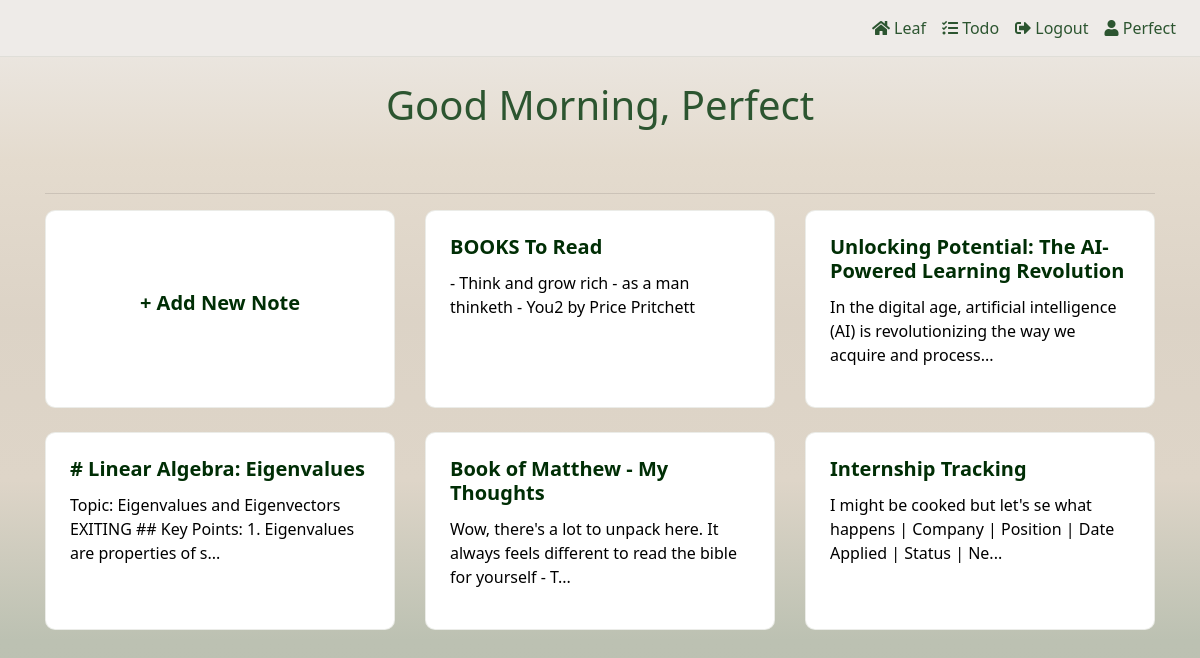
Before: / (signed in) with the older database file.
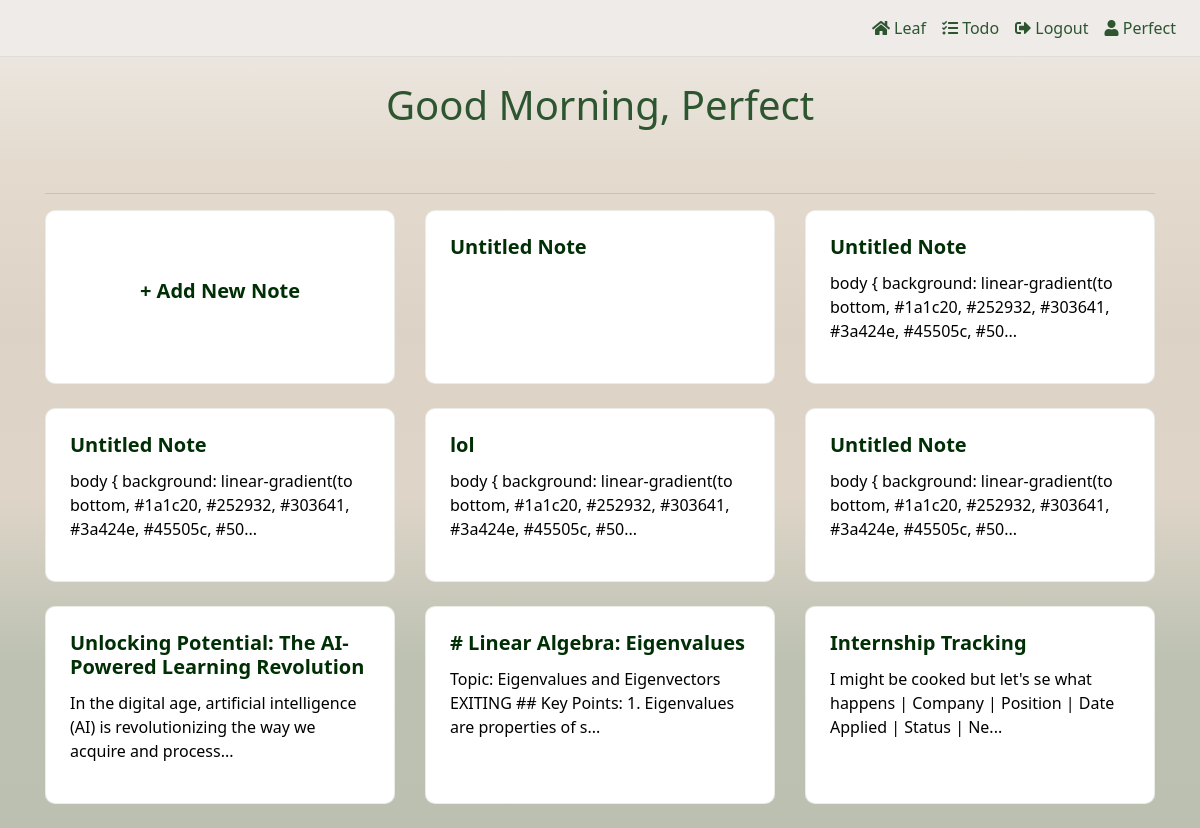
After: the same page with the newer database file.
### website/models.py (models this page shows)
class User(db.Model, UserMixin):
    id = db.Column(db.Integer, primary_key=True)
    email = db.Column(db.String(150), unique=True)
    password = db.Column(db.String(150))
    first_name = db.Column(db.String(150))
    notes = db.relationship('Note')
    todos = db.relationship('Todo')

class Note(db.Model):
    id = db.Column(db.Integer, primary_key=True)
    data = db.Column(db.String(10000))
    title = db.Column(db.String(150))
    date = db.Column(db.DateTime(timezone=True), default=func.now())
    user_id = db.Column(db.Integer, db.ForeignKey('user.id'))   # we are referencing the user class but in sql its all lowercase

### website/views.py (the view, shortened to what this page needs)
@views.route('/', methods=['GET', 'POST'])
@login_required
def home():
    notes = Note.query.filter_by(user_id=current_user.id).order_by(Note.date.desc()).all()
    return render_template("home.html", user=current_user, notes=notes)

### website/__init__.py (called while the page is built)
def create_app():
    app = Flask(__name__)
    app.config['SECRET_KEY'] = 'letsss gooo suiii'
    app.config['SQLALCHEMY_DATABASE_URI'] = f'sqlite:///{DB_NAME}'
    db.init_app(app)
    migrate.init_app(app, db)
    from .views import views
    from .auth import auth
    app.register_blueprint(views, url_prefix='/')
    app.register_blueprint(auth, url_prefix='/')
    from .models import User, Note, Todo
    create_database(app)
    login_manager = LoginManager()
    login_manager.login_view = 'auth.login'
    login_manager.init_app(app)
    @login_manager.user_loader
    def load_user(id):
        return User.query.get(int(id))
    return app

### website/templates/home.html (shortened to what this page needs)
{% extends "base.html" %}
{% block content %}
<h1 class="text-center mb-4" id="greeting" data-username="{{user.first_name}}">Welcome, {{user.first_name}}</h1>
<br>
<hr>
<div class="row">
    <div class="col-md-4 mb-4">
        <div class="card h-100">
            <div class="card-body d-flex align-items-center justify-content-center">
                <a href="{{ url_for('views.note_form') }}" class="stretched-link text-center">
                    <h5 class="card-title"> + Add New Note</h5>
                </a>
            </div>
        </div>
    </div>
    {% for note in notes %}
    <div class="col-md-4 mb-4">
        <div class="card h-100">
            <div class="card-body">
                <div class="card-content-wrapper position-relative">
                    <h5 class="card-title">
                        {{ note.title or 'Untitled Note' }}
                    </h5>
                    <p class="card-text">{{ note.data[:100] if note.data else '' }}{% if note.data and note.data|length > 100 %}...{% endif %}</p>
                </div>
            </div>
        </div>
    </div>
    {% endfor %}
</div>
{% endblock %}

### website/templates/base.html (shortened to what this page needs)
<!DOCTYPE html>
<html lang="en">
<head>
    <link rel="stylesheet" href="https://stackpath.bootstrapcdn.com/bootstrap/4.4.1/css/bootstrap.min.css" />
    <link rel="stylesheet" href="{{url_for('static',filename='styles.css')}}"/>
    <link rel="stylesheet" href="https://cdnjs.cloudflare.com/ajax/libs/font-awesome/5.15.3/css/all.min.css" />
</head>
<body>
    <nav class="navbar navbar-expand-lg navbar-dark on-top">
      <div class="collapse navbar-collapse" id="navbar">
        <div class="navbar-nav">
            {% if user.is_authenticated %}
            <a class="nav-item nav-link" id="home" href="/"><i class="fas fa-home"></i> Leaf</a>
          <a class="nav-item nav-link" id="todo" href="/todo"><i class="fas fa-tasks"></i> Todo</a>
          <a class="nav-item nav-link" id="logout" href="/logout"><i class="fas fa-sign-out-alt"></i> Logout</a>
          <span class="nav-item nav-link" id="user-name"><i class="fas fa-user"></i> {{user.first_name}}</span>
            {% else %}
          <a class="nav-item nav-link" id="login" href="/login"><i class="fas fa-sign-in-alt"></i> Login</a>
          <a class="nav-item nav-link" id="signUp" href="/sign-up"><i class="fas fa-user-plus"></i> Sign Up</a>
            {% endif%}
        </div>
      </div>
    </nav>
    <div class="container mt-4">
        {% block content %}
        {% endblock %}
    </div>
</body>
</html>

### website/static/styles.css (style rules this page uses)
body { background: linear-gradient(to bottom, rgb(238, 235, 232), #e4dbce, hsl(35, 24%, 82%), #ded5c8, #bcc1b2, #bbc0b1); background-attachment: fixed; font-family: 'Segoe UI', Tahoma, Geneva, Verdana, sans-serif; min-height: 100vh; color: #2c5530; }
.navbar { background-color: rgba(238, 235, 232) !important; backdrop-filter: blur(10px); border-bottom: 1px solid rgba(188, 193, 178, 0.3); margin-bottom: 20px; }
.navbar-dark .navbar-nav .nav-link { color: #2c5530; }
.on-top { z-index: 100; }
.navbar-nav { margin-left: auto; }
.card { position: relative; background-color: #ffffff; border: 1px solid rgba(188, 193, 178, 0.3); border-radius: 10px; transition: transform 0.3s ease, box-shadow 0.3s ease; }
.card-content-wrapper { height: 100%; }
.card-body { padding: 1.5rem; }
.card-body a { color: inherit; text-decoration: none; }
.card-title { color: #002e05; font-weight: 600; }
.card-text { color: #000000; }
h1, h2, h3, h4, h5, h6 { color: #2c5530; }
a { color: #7b5895; }

Changed rows visible on the page:
removed Note: title "BOOKS To Read", data "- Think and grow rich - as a man thinketh - You2 by Price Pritchett"
removed Note: title "Book of Matthew - My Thoughts", data "Wow, there's a lot to unpack here. It always feels different to read the bible for yourself - T"
added Note: title "Untitled Note"
added Note: title "Untitled Note", data "body { background: linear-gradient(to bottom, #1a1c20, #252932, #303641, #3a424e, #45505c, #50"
added Note: title "Untitled Note", data "body { background: linear-gradient(to bottom, #1a1c20, #252932, #303641, #3a424e, #45505c, #50"
added Note: title "lol", data "body { background: linear-gradient(to bottom, #1a1c20, #252932, #303641, #3a424e, #45505c, #50"
added Note: title "Untitled Note", data "body { background: linear-gradient(to bottom, #1a1c20, #252932, #303641, #3a424e, #45505c, #50"
